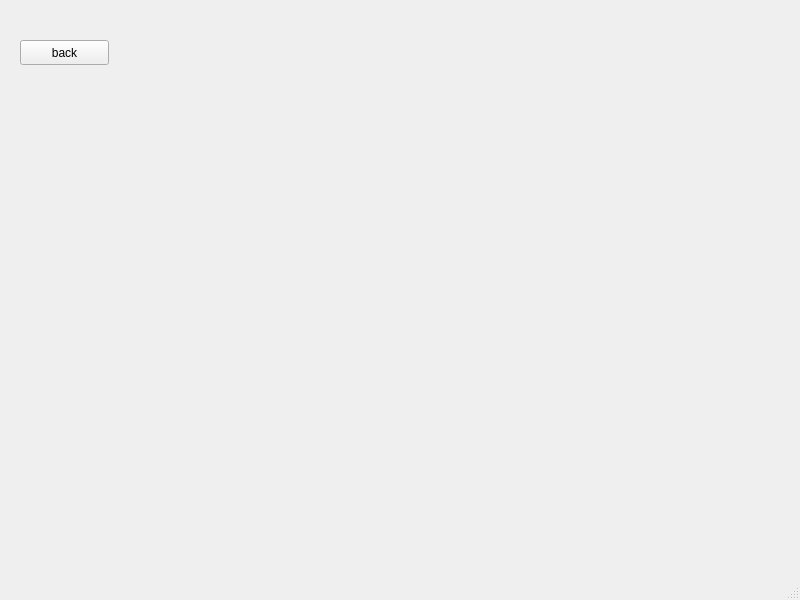
<?xml version="1.0" encoding="UTF-8"?>
<ui version="4.0">
 <class>MainWindow</class>
 <widget class="QMainWindow" name="MainWindow">
  <property name="geometry">
   <rect>
    <x>0</x>
    <y>0</y>
    <width>800</width>
    <height>600</height>
   </rect>
  </property>
  <property name="windowTitle">
   <string>MainWindow</string>
  </property>
  <widget class="QWidget" name="centralwidget">
   <widget class="QPushButton" name="btn_second">
    <property name="geometry">
     <rect>
      <x>20</x>
      <y>40</y>
      <width>89</width>
      <height>25</height>
     </rect>
    </property>
    <property name="text">
     <string>back</string>
    </property>
   </widget>
  </widget>
  <widget class="QMenuBar" name="menubar">
   <property name="geometry">
    <rect>
     <x>0</x>
     <y>0</y>
     <width>800</width>
     <height>22</height>
    </rect>
   </property>
  </widget>
  <widget class="QStatusBar" name="statusbar"/>
 </widget>
 <resources/>
 <connections/>
</ui>
